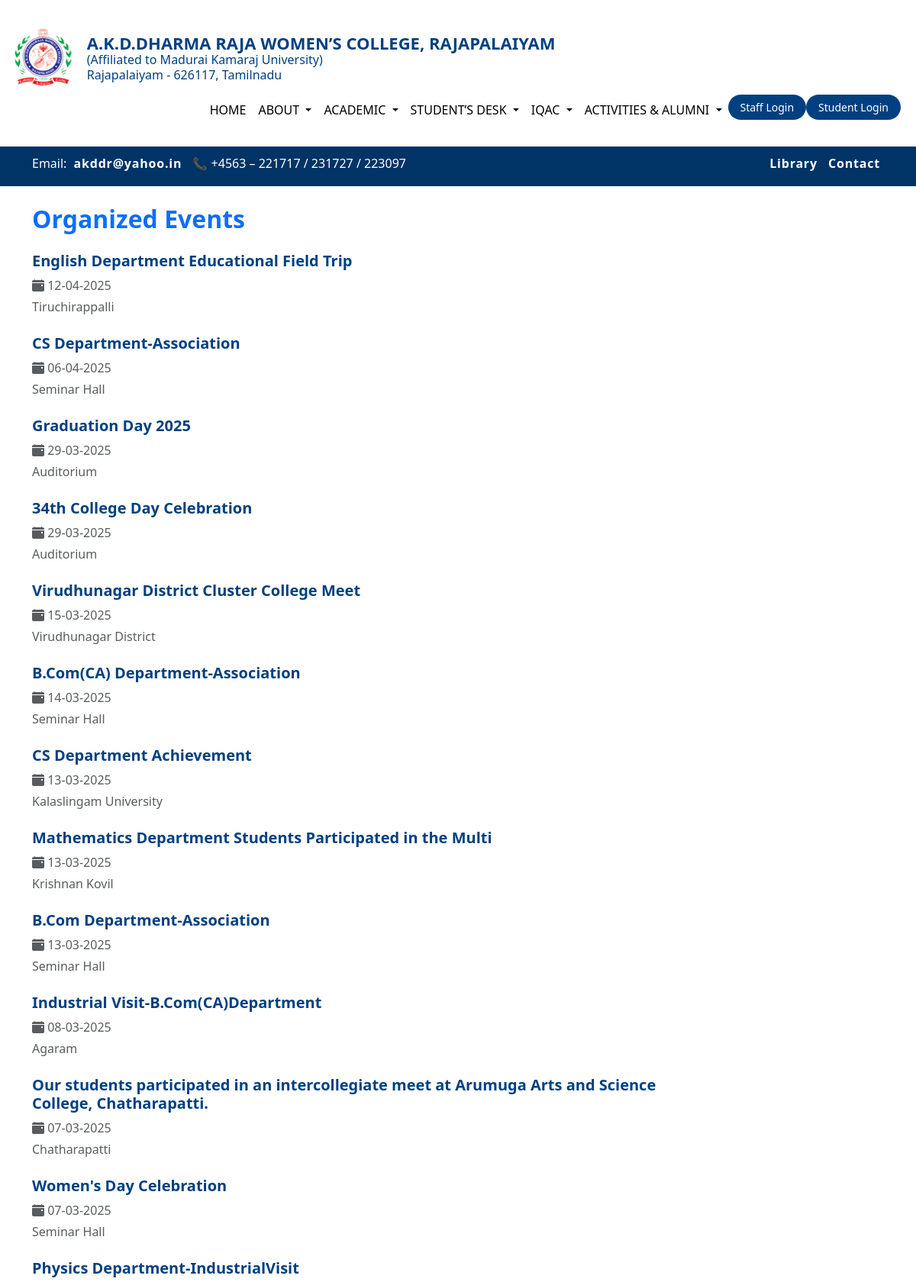
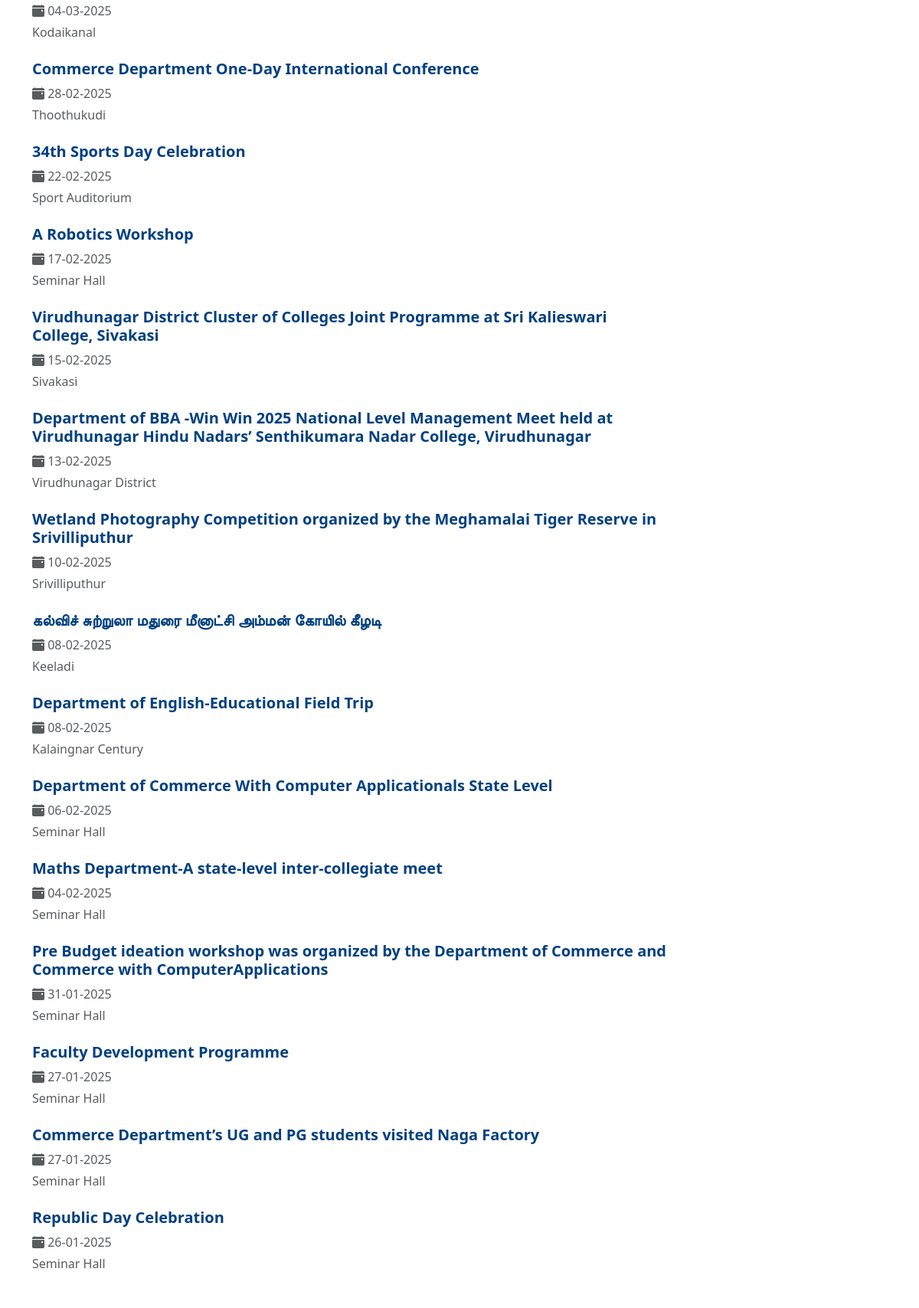
Screenshot of /events/ (upper part) with the database file from the repository (2 pictures, top to bottom).
### homepage/models.py (models this page shows, shortened)
class HomePageContent(models.Model):
    college_name = models.CharField(max_length=200)
    logo = models.ImageField(upload_to='logos/')

class Event(models.Model):
    title = models.CharField(max_length=255)
    date_from = models.DateField()
    venue = models.CharField(max_length=255)
    image = models.ImageField(upload_to='event_images/', blank=True, null=True)
    pdf = models.FileField(upload_to='event_pdfs/', blank=True, null=True)

### homepage/views.py (the view)
# urls.py: path('events/', views.event_list, name='event_list'),
def event_list(request):
    events = Event.objects.order_by('-date_from')
    return render(request, 'activities/event_list.html', {'events': events})

### homepage/context_processors.py (called while the page is built)
def basic_info(request):
    return {
        "college_info": HomePageContent.objects.first(),
        'slider_images': SliderImage.objects.all(),
        'quick_links': HomeQuickLink.objects.all(),
        "about_menus": AboutSubmenu.objects.all(),
        "student_desk_menus": StudentDeskMenu.objects.all(),
        "submenus": IQACSubmenu.objects.all(),
        'activity_menus': ActivitySubmenu.objects.all(),
        'naac_submenus': NAACSubmenu.objects.all(),
    }

def academic_menu_processor(request):
    return {
        'academic_submenus': AcademicSubMenu.objects.all().order_by('order')
    }

def department_list(request):
    return {
        'departments': Department.objects.all()
    }

def homepage_counters(request):
    return {
        'homepage_counters': HomepageCounter.objects.all().order_by('order')
    }

### homepage/templates/activities/event_list.html (shortened to what this page needs)
{% extends 'homepage/base.html' %}
{% load static %}
{% block fullwidth %}
<div class="container mt-4">
  <h2 class="text-primary fw-bold mb-4">Organized Events</h2>
  <div class="row">
    {% for event in events %}
      <div class="col-md-12 mb-4">
        <div class="row">
          <div class="col-md-9">
            <h5 class="fw-bold">
              {% if event.pdf %}
                <a href="{{ event.pdf.url }}" target="_blank" style="text-decoration: none; color: #004080;">
                  {{ event.title }}
                </a>
              {% else %}
                {{ event.title }}
              {% endif %}
            </h5>
            <p class="mb-1 text-muted">
              <i class="bi bi-calendar-event-fill"></i>
              {{ event.date_from|date:"d-m-Y" }}
            </p>
            <p class="mb-0 text-muted">
              {{ event.venue }}
            </p>
          </div>
        </div>
      </div>
    {% empty %}
      <p>No events found.</p>
    {% endfor %}
  </div>
</div>
{% endblock %}

### homepage/templates/homepage/header.html
<div class="d-flex align-items-center ps-3 header-wrap">
  <div class="d-flex align-items-center">
    <img src="{{ college_info.logo.url }}" height="80" class="me-3" alt="College Logo">
    <div class="college-text text-start">
      <h4 class="college-name mb-0">{{ college_info.college_name }}</h4>
      <h6 class="college-sub mb-0">(Affiliated to Madurai Kamaraj University)</h6>
      <p class="college-sub mb-0">Rajapalaiyam - 626117, Tamilnadu</p>
    </div>
  </div>
</div>

### static/css/style.css (style rules this page uses)
body, html { margin: 0 !important; padding: 0 !important; }
.header-wrap { margin: 0; padding-top: 0; padding-bottom: 0; }
.college-text { line-height: 1.3; margin: 0; padding: 0; margin-left: auto; }
.college-name { color: #004080; font-size: 22px; font-weight: bold; padding-top: 0; margin-bottom: 5px; }
.college-sub { color: #004080; font-weight: 500; font-size: 16px; margin-bottom: 3px; }

### rows the page displays
HomePageContent: logo (picture), college_name "A.K.D.DHARMA RAJA WOMEN’S COLLEGE, RAJAPALAIYAM"
Event: title "English Department Educational Field Trip", date_from "12-04-2025", venue "Tiruchirappalli"
Event: title "CS Department-Association", date_from "06-04-2025", venue "Seminar Hall"
Event: title "Graduation Day 2025", date_from "29-03-2025", venue "Auditorium"
Event: title "34th College Day Celebration", date_from "29-03-2025", venue "Auditorium"
Event: title "Virudhunagar District Cluster College Meet", date_from "15-03-2025", venue "Virudhunagar District"
Event: title "B.Com(CA) Department-Association", date_from "14-03-2025", venue "Seminar Hall"
Event: title "CS Department Achievement", date_from "13-03-2025", venue "Kalaslingam University"
Event: title "Mathematics Department Students Participated in the Multi", date_from "13-03-2025", venue "Krishnan Kovil"
Event: title "B.Com Department-Association", date_from "13-03-2025", venue "Seminar Hall"
Event: title "Industrial Visit-B.Com(CA)Department", date_from "08-03-2025", venue "Agaram"
Event: title "Our students participated in an intercollegiate meet at Arumuga Arts and Science College, Chatharapatti.", date_from "07-03-2025", venue "Chatharapatti"
Event: title "Women's Day Celebration", date_from "07-03-2025", venue "Seminar Hall"
Event: title "Physics Department-IndustrialVisit", date_from "04-03-2025", venue "Kodaikanal"
Event: title "Commerce Department One-Day International Conference", date_from "28-02-2025", venue "Thoothukudi"
Event: title "34th Sports Day Celebration", date_from "22-02-2025", venue "Sport Auditorium"
Event: title "A Robotics Workshop", date_from "17-02-2025", venue "Seminar Hall"
Event: title "Virudhunagar District Cluster of Colleges Joint Programme at Sri Kalieswari College, Sivakasi", date_from "15-02-2025", venue "Sivakasi"
Event: title "Department of BBA -Win Win 2025 National Level Management Meet held at Virudhunagar Hindu Nadars’ Senthikumara Nadar College, Virudhunagar", date_from "13-02-2025", venue "Virudhunagar District"
Event: title "Wetland Photography Competition organized by the Meghamalai Tiger Reserve in Srivilliputhur", date_from "10-02-2025", venue "Srivilliputhur"
Event: title "கல்விச் சுற்றுலா மதுரை மீனாட்சி அம்மன் கோயில் கீழடி", date_from "08-02-2025", venue "Keeladi"
Event: title "Department of English-Educational Field Trip", date_from "08-02-2025", venue "Kalaingnar Century"
Event: title "Department of Commerce With Computer Applicationals State Level", date_from "06-02-2025", venue "Seminar Hall"
Event: title "Maths Department-A state-level inter-collegiate meet", date_from "04-02-2025", venue "Seminar Hall"
Event: title "Pre Budget ideation workshop was organized by the Department of Commerce and Commerce with ComputerApplications", date_from "31-01-2025", venue "Seminar Hall"
Event: title "Faculty Development Programme", date_from "27-01-2025", venue "Seminar Hall"
Event: title "Commerce Department’s UG and PG students visited Naga Factory", date_from "27-01-2025", venue "Seminar Hall"
Event: title "Republic Day Celebration", date_from "26-01-2025", venue "Seminar Hall"
